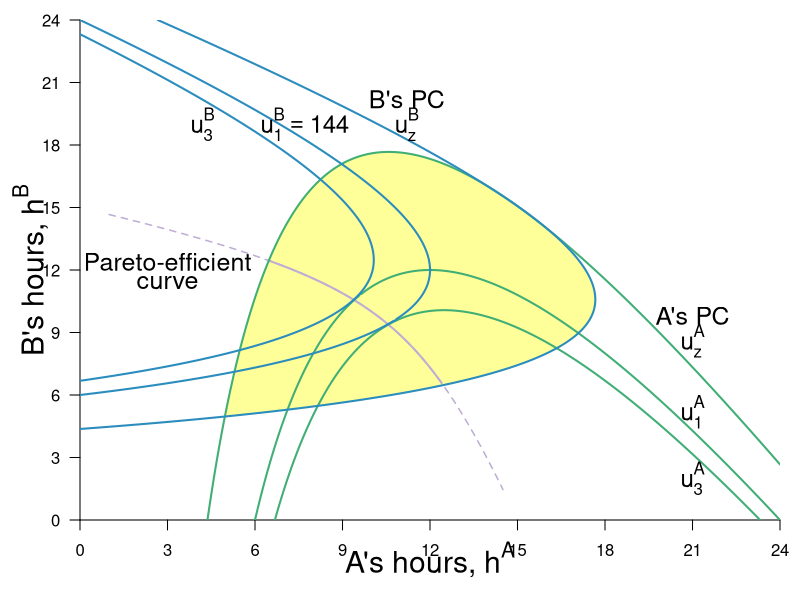

Write the R code that produced this figure.
require(shape)
pdf(file = "coordination_failures/coord_fallback_pareto_new.pdf", width = 9, height = 7)

#Set parameters for graphics
pointsize <- 1.8
axislabelsize <- 1.8
labelsize <- 1.5
namesize <- 1.8
annotatesize <- 1.5
graphlinewidth <- 2
segmentlinewidth <- 1.5

COL <- c("#7fc97f", "#beaed4", "#fdc086", "#ffff99", "#386cb0", "#f0027f", "#bf5b17", "#666666")
COLA <- c("#99d8c9","#66c2a4","#41ae76", "#238b45", "#005824")
COLB <- c("#4eb3d3", "#2b8cbe", "#0868ac","#084081")

par(mar =  c(4, 4, 1, 1))

uA <- function(ea, eb, alpha = 30, beta = 1/2) {
  (alpha - beta*(ea+eb))*ea - 0.5*(ea)^2
}

uB <- function(ea, eb, alpha = 30, beta = 1/2) {
  (alpha - beta*(ea+eb))*eb - 0.5*(eb)^2
}

brfB <- function(ea, alpha = 30, beta = 1/2) {
  (alpha - beta*ea)/(1 + 2*beta)
}



brfA <- function(ea, alpha = 30, beta = 1/2) {
  (alpha - ea*(1 + 2*beta))/(beta)
}

brfPE <- function(ea, alpha = 30, beta = 1/8) {
  alpha*(1 - beta*ea)
}

hANE <- function(alpha, beta = 1/2){
  alpha/(1 + 3*beta)
}

hApEff <- function(alpha, beta = 1/2){
  alpha/(2 + 4*beta)
}

hApEff2 <- function(alpha, beta = 1/2){
  alpha/(1 + 4*beta)
}

intercept1 <- function(alpha, beta = 1/2){
  alpha/(1 + 2*beta)
}

PEC <- function(ea, alpha = 30, beta = 1/2){
  a = beta*(1+2*beta);
  b = -alpha*(1+3*beta)+(1+2*beta)^2*ea;
  c = alpha^2 - alpha*(1+3*beta)*ea+ beta*(1+2*beta)*ea^2
  delta = b^2-4*a*c
  return((-b-sqrt(delta))/(2*a))
}

indiffA <- function(ea, alpha = 30, beta = 1/2, uA = 144) {
  (alpha*ea - beta*(ea)^2 - 0.5*(ea)^2 - uA)/(beta*ea)
}

indiffBroot1 <- function(ea, alpha = 30, beta = 30, uB = 144){
  (-sqrt(alpha^2 - 2*alpha*beta*ea + beta^2*ea^2 - 4*beta*uB - 2*uB) + alpha - beta*ea)/(2*beta + 1)
}

indiffBroot2 <- function(ea, alpha = 30, beta = 30, uB = 144){
  (sqrt(alpha^2 - 2*alpha*beta*ea + beta^2*ea^2 - 4*beta*uB - 2*uB) + alpha - beta*ea)/(2*beta + 1)
}


xlims <- c(0, 24)
ylims <- c(0, 24)

npts <- 501 
x <- seq(xlims[1], xlims[2], length.out = npts)
y <- seq(ylims[1], ylims[2], length.out = npts) 
a <- c(112, 
       uA(hANE(alpha = 30, beta = 1/2), hANE(alpha = 30, beta = 1/2)),
       #uA(hApEff2(alpha = 30, beta = 1/2), hApEff2(alpha = 30, beta = 1/2)),
       155.8)
b <- c(112, 
       uA(hANE(alpha = 30, beta = 1/2),hANE(alpha = 30, beta = 1/2)), 
       #uB(hApEff2(alpha = 30, beta = 1/2), hApEff2(alpha = 30, beta = 1/2)), 
       155.8)

plot(0, 0, xlim = xlims, ylim = ylims, type = "n",
     xlab = expression(paste("")),
     ylab = expression(paste("")), 
     xaxt = "n", 
     yaxt = "n", 
     cex.lab = axislabelsize, 
     bty = "n",
     xaxs="i", 
     yaxs="i")


# ticksy <- c(ylims[1], ylims[2])
# ylabels <- c(NA, NA)
# ticksx <- c(xlims[1], xlims[2])
# xlabels <- c(NA, NA)
ticksy <- seq(ylims[1], ylims[2], 3)
ylabels <- seq(ylims[1], ylims[2], 3)
ticksx <- seq(xlims[1], xlims[2], 3)
xlabels <- seq(xlims[1], xlims[2], 3)


axis(1, at = ticksx,  pos = 0, labels = xlabels)
#text(x = c(0, hApEff2(alpha = 30), hANE(alpha = 30), intercept1(alpha = 30), xlims[2]), par("usr")[3] - 0.4, labels = xlabels, srt = 0, pos = 1, xpd = TRUE)

axis(2, at = ticksy, pos = 0, labels = ylabels, las = 1)

npts <- 500 
xx1 <- seq(xlims[1], xlims[2], length.out = npts)
xx2 <- seq(8.05, 11.55, length.out = npts)

#Polygon for the P-Improving Lens
#xpoly1 <- seq(from = 6.3, to = 13.65, length.out = 500)
xpoly1 <- seq(from = 5, to = 14.2, length.out = 500)
ypoly1 <- indiffA(xpoly1, uA = 112, alpha = 30, beta = 1/2)
ypoly2 <- indiffBroot1(xpoly1, uB = 112, alpha = 30, beta = 1/2)
polygon(x = c(xpoly1, rev(xpoly1)), y = c(ypoly1, rev(ypoly2)), col = COL[4], density = NULL, border = NA)

xpoly1 <- seq(from = 14.2, to = 17.65, length.out = 500)
ypoly1 <- indiffBroot2(xpoly1, uB = 112, alpha = 30, beta = 1/2)
ypoly2 <- indiffBroot1(xpoly1, uB = 112, alpha = 30, beta = 1/2)
polygon(x = c(xpoly1, rev(xpoly1)), y = c(ypoly1, rev(ypoly2)), col = COL[4], density = NULL, border = NA)

#xx2 <- seq(8.05, 11.55, length.out = npts)
xx2 <- seq(1, 14.5, length.out = npts)
xx3 <- seq(6.5, 12.4, length.out = npts)

#Pareto-efficient curve line
lines(xx2, PEC(xx2, alpha = 30, beta = 1/2), col = COL[2], lty = 2, lwd = segmentlinewidth)
lines(xx3, PEC(xx3, alpha = 30, beta = 1/2), col = COL[2], lwd = graphlinewidth)

contour(y, x,
        outer(x, y, uA),
        drawlabels = FALSE,
        col = COLA[3],
        lwd = graphlinewidth,
        levels = a,
        xaxs="i",
        yaxs="i",
        add = TRUE)

text(0.5*xlims[2], -1.9, expression(paste("A's hours, ", h^A)), xpd = TRUE, cex = axislabelsize)
text(-1.7, 0.5*ylims[2], expression(paste("B's hours, ", h^B)), xpd = TRUE, cex = axislabelsize, srt = 90)

contour(x, y,
        outer(x, y, uB),
        drawlabels = FALSE,
        col = COLB[2],
        lwd = graphlinewidth,
        levels = b,
        add = TRUE
)

text(3, 12.4, expression("Pareto-efficient"), cex = annotatesize)
text(3, 11.4, expression("curve"), cex = annotatesize)
#Arrows(5.7, 10, 9.6, 10, col = "black", lty = 1, lwd = 2, arr.type = "triangle", arr.lwd = 0.5)

# text(11.1, 3.5, expression("Pareto-improving"), cex = annotatesize)
# text(11.1, 3, expression("lens"), cex = annotatesize)
# Arrows(11.1, 3.8, 11.1, 10.8, col = "black", lty = 1, lwd = 2, arr.type = "triangle", arr.lwd = 0.5)

#Label the indifference curves for A
# text(3.5, 0.8, expression(u[z]^A), cex = labelsize -.05)
# text(5.7, 0.8, expression(u[2]^A), cex = labelsize - 0.05)
# text(7.3, 0.8, expression(u[3]^A), cex = labelsize - 0.05)

text(21, 8.6, expression(u[z]^A), cex = labelsize -.05)
text(21, 5.2, expression(u[1]^A), cex = labelsize - 0.05)
text(21, 2, expression(u[3]^A), cex = labelsize - 0.05)

text(21, 9.8, expression(paste("A's PC")), xpd = TRUE, cex = annotatesize)

#Label the indifference curves for B

text(11.2, 19, expression(u[z]^B), cex = labelsize - 0.05)
text(7.7, 19, expression(u[1]^B == 144), cex = labelsize - 0.05)
text(4.2, 19, expression(u[3]^B), cex = labelsize - 0.05)

text(11.2, 20.2, expression(paste("B's PC")), xpd = TRUE, cex = annotatesize)

dev.off()
